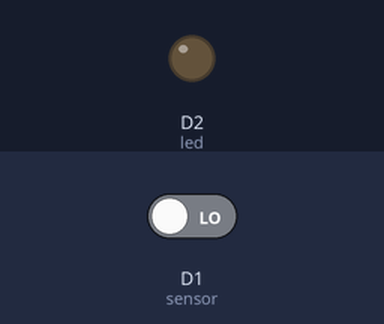
This sketch was run on a simulated ESP8266 (NodeMCU). Parts: output pins drawn as LEDs (lit = HIGH). Inputs (shaded band) come from the test bench; at power-on: D1 (sensor) LOW. What the sketch prints to the serial monitor is not drawn.

Above: at 1.2 s.
1.3 s: D1 (sensor) driven HIGH
At 2.0 s:
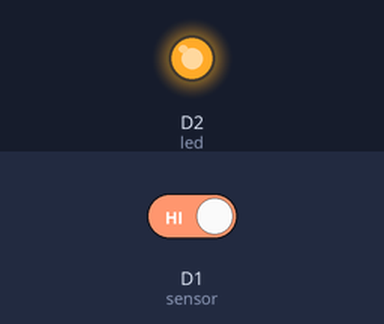
2.8 s: D1 (sensor) driven LOW
At 5.5 s:
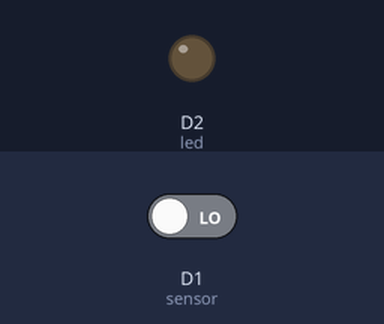
Timing chart, 0 to 7.0 s (numbered marks = the images above; inputs shaded):
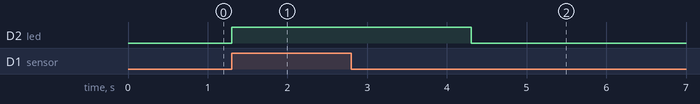

Measured:
- after the input at 1.3 s, D2 (led): LOW → HIGH at once
- after the input at 2.8 s, D2 (led): HIGH → LOW after 1.5 s

The sketch:

motion_sensor.ino
```cpp
int sensor= D1;
int led = D2;
void setup(){
  pinMode(sensor, INPUT);
  pinMode(led, OUTPUT);
  Serial.begin(9600);
}

void loop(){
  int value= digitalRead(sensor);
  Serial.println(value);
  if(value == 1){
    digitalWrite(led,HIGH);
    delay(1000*3);
  }
  else{
    digitalWrite(led,LOW);
  }
}
```
